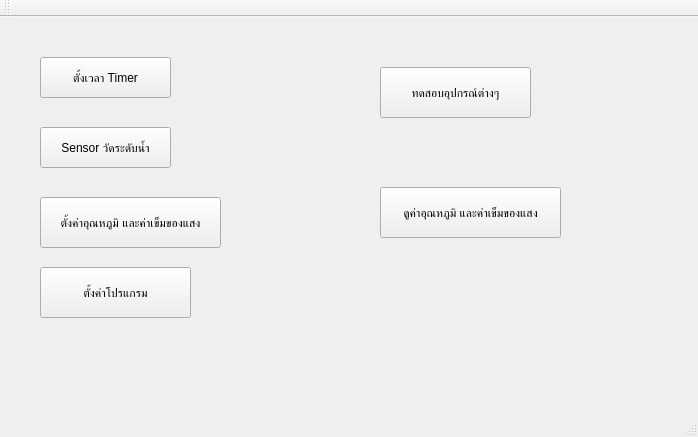
<?xml version="1.0" encoding="UTF-8"?>
<ui version="4.0">
 <class>MainWindow</class>
 <widget class="QMainWindow" name="MainWindow">
  <property name="geometry">
   <rect>
    <x>0</x>
    <y>0</y>
    <width>698</width>
    <height>437</height>
   </rect>
  </property>
  <property name="windowTitle">
   <string>MainWindow</string>
  </property>
  <property name="windowOpacity">
   <double>1.000000000000000</double>
  </property>
  <widget class="QWidget" name="centralWidget">
   <widget class="QPushButton" name="btnTimer">
    <property name="geometry">
     <rect>
      <x>40</x>
      <y>40</y>
      <width>131</width>
      <height>41</height>
     </rect>
    </property>
    <property name="text">
     <string>ตั้งเวลา Timer</string>
    </property>
   </widget>
   <widget class="QPushButton" name="btnSensor">
    <property name="geometry">
     <rect>
      <x>40</x>
      <y>110</y>
      <width>131</width>
      <height>41</height>
     </rect>
    </property>
    <property name="text">
     <string>Sensor วัดระดับน้ำ</string>
    </property>
   </widget>
   <widget class="QPushButton" name="pushButton">
    <property name="geometry">
     <rect>
      <x>40</x>
      <y>180</y>
      <width>181</width>
      <height>51</height>
     </rect>
    </property>
    <property name="text">
     <string>ตั้งค่าอุณหภูมิ และค่าเข็มของแสง</string>
    </property>
   </widget>
   <widget class="QPushButton" name="pushButton_3">
    <property name="geometry">
     <rect>
      <x>40</x>
      <y>250</y>
      <width>151</width>
      <height>51</height>
     </rect>
    </property>
    <property name="text">
     <string>ตั้งค่าโปรแกรม</string>
    </property>
   </widget>
   <widget class="QPushButton" name="pushButton_4">
    <property name="geometry">
     <rect>
      <x>380</x>
      <y>50</y>
      <width>151</width>
      <height>51</height>
     </rect>
    </property>
    <property name="text">
     <string>ทดสอบอุปกรณ์ต่างๆ</string>
    </property>
   </widget>
   <widget class="QPushButton" name="pushButton_5">
    <property name="geometry">
     <rect>
      <x>380</x>
      <y>170</y>
      <width>181</width>
      <height>51</height>
     </rect>
    </property>
    <property name="text">
     <string>ดูค่าอุณหภูมิ และค่าเข็มของแสง</string>
    </property>
   </widget>
  </widget>
  <widget class="QMenuBar" name="menuBar">
   <property name="geometry">
    <rect>
     <x>0</x>
     <y>0</y>
     <width>698</width>
     <height>21</height>
    </rect>
   </property>
  </widget>
  <widget class="QToolBar" name="mainToolBar">
   <attribute name="toolBarArea">
    <enum>TopToolBarArea</enum>
   </attribute>
   <attribute name="toolBarBreak">
    <bool>false</bool>
   </attribute>
  </widget>
  <widget class="QStatusBar" name="statusBar"/>
 </widget>
 <layoutdefault spacing="6" margin="11"/>
 <resources/>
 <connections/>
</ui>
